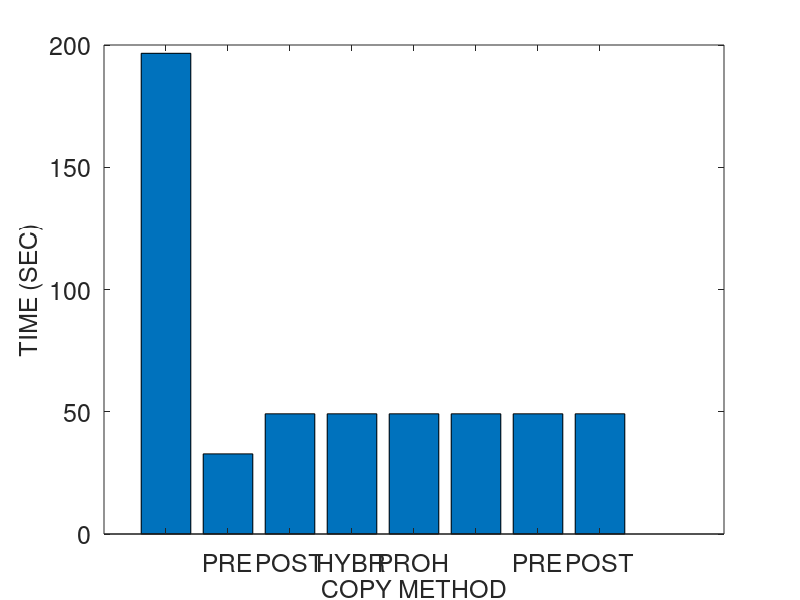
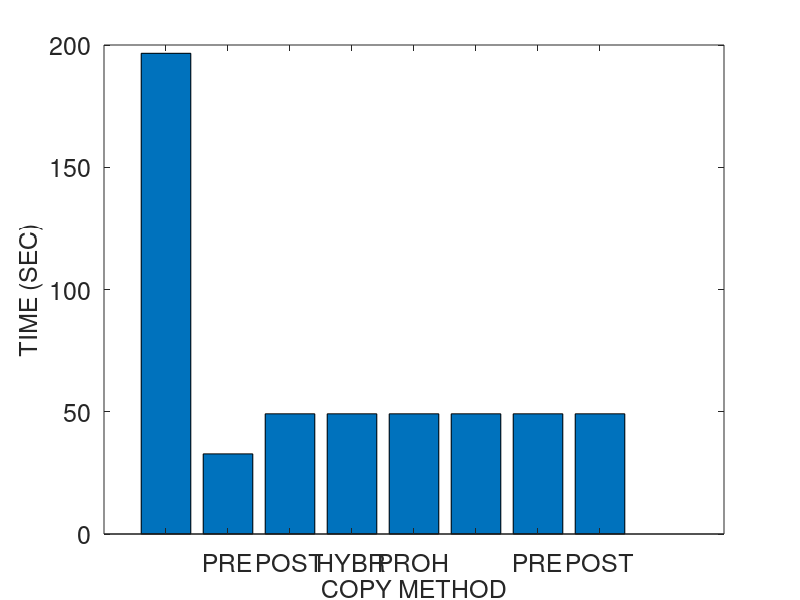
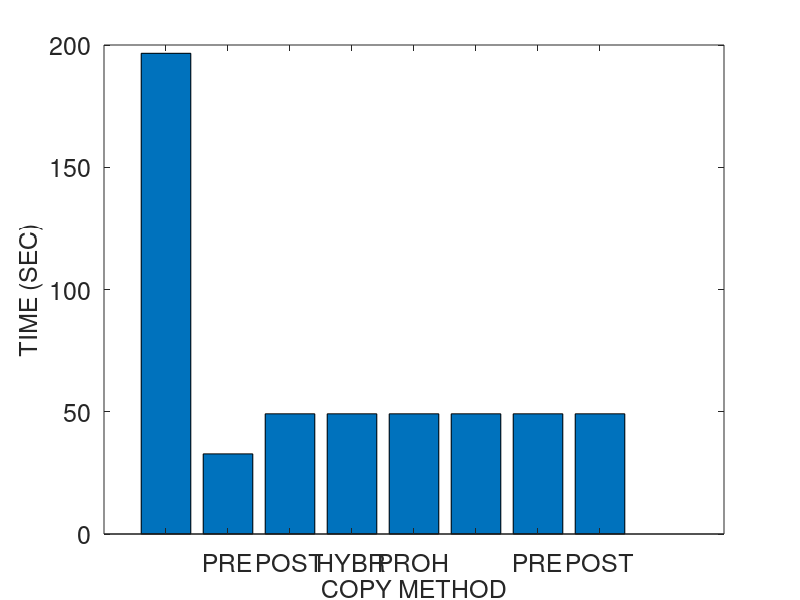
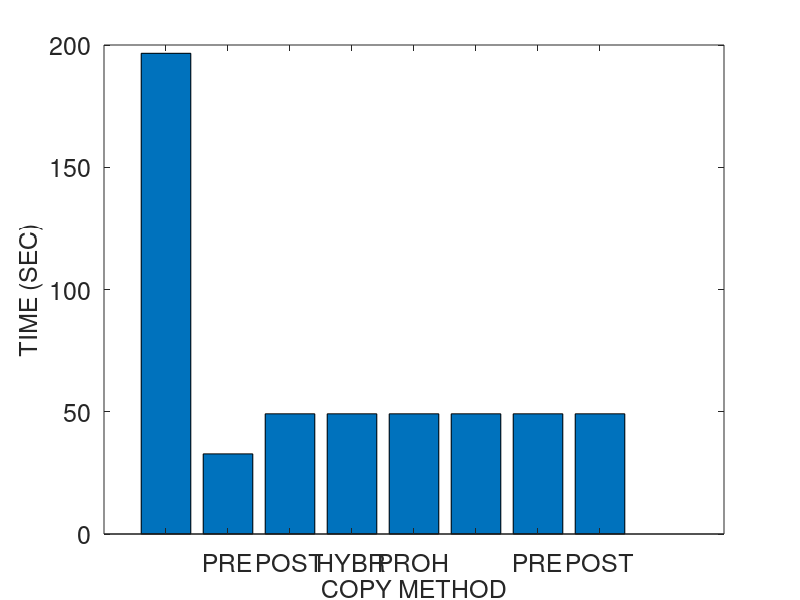

Reproduce these figures in MATLAB, in order.
% basic hybrid copy migration
% memory size in MB
r = 4096
r *= 1024 % convert to KB

% page dirty rate in percent (%): against to total memory pages
readrate = 50
prefix = strcat ("M4G_R", num2str(readrate))
readrate /= 100

dirtyrate = 50 
prefix = strcat (prefix, "_W", num2str(dirtyrate))
dirtyrate /= 100

% prediction accuracy 0 through 1
acc = 1

pagesize = 4 % in KB
numpages = r / pagesize

% delta compression rate
comp = 0.5 

% amount of CPU and device states in KB 
scinfo = 100

% working set size in number of pages
wss = numpages * 0.25

% 0: zero, 1: read, 2: dirtied, 3: inactive data
mem = zeros(1, numpages);

run = 1

%prefix = strcat (prefix, "_acc", num2str(acc), "_r", num2str(run))

% bandwidth in gbps
b = 1000 
b = b * 1024/8 % convert to KB

fontsize = 18
%fontsize = 20

totaltime = 0;
downtime = 0;
totaldata = 0;

A = zeros(4, 3);

%%%%%%%%%%%%%%%%%%%%%%%%%%%%%%
% precopy migration
%%%%%%%%%%%%%%%%%%%%%%%%%%%%%%
fprintf('\n')
disp('==================== Precopy migration ====================')
% iterations
present = numpages * pagesize
iter = 0
while present > 50 && iter < 29 && totaldata < 4*r
	pretime = present / b
	totaltime += pretime
	totaldata += present
	present = numpages * pagesize * dirtyrate 
	%dirts = wss * dirtyrate
	iter += 1
end

% stop-and-copy phase
% stop conditions: 29 iterations, 50 pages, 4 memory size sent
scsent = scinfo + present * pagesize
downtime = scsent / b
totaltime += downtime
totaldata += scsent

% network fault rate
NFR = 0

A (1, 1) = totaltime;
A (1, 2) = downtime;
A (1, 3) = totaldata;

%%%%%%%%%%%%%%%%%%%%%%%%%%%%%%
% postcopy migration
%%%%%%%%%%%%%%%%%%%%%%%%%%%%%%
fprintf('\n')
disp('===================== Postcopy migration ======================')
totaltime = 0;
downtime = 0;
totaldata = 0;

% stop-and-copy phase
scsent = scinfo
downtime = scsent / b
totaltime += downtime
totaldata += scsent

% prepaging (bubbling) and on-demand paging
postsent = r
posttime = postsent/b
totaltime += posttime
totaldata += postsent
% network fault rate
NFR = 0.2

A (2, 1) = totaltime;
A (2, 2) = downtime;
A (2, 3) = totaldata;

%%%%%%%%%%%%%%%%%%%%%%%%%%%%%%
% hybrid copy migration
%%%%%%%%%%%%%%%%%%%%%%%%%%%%%%
fprintf('\n')
disp('==================== Hybrid copy migration ====================')
totaltime = 0;
downtime = 0;
totaldata = 0;

% precopy phase: single iteration
present = r
pretime = present / b
totaltime += pretime
totaldata += present

% stop-and-copy phase
bitmapsize = 500 % KB
scsent = scinfo + bitmapsize
downtime = scsent / b
totaltime += downtime
totaldata += scsent

% postcopy phase: prepaging (bubbling) and on-demand paging
%dirts = wss * dirtyrate
dirts = numpages * dirtyrate
postsent = dirts * pagesize
posttime = postsent/b
totaltime += posttime
totaldata += postsent
% network fault rate
NFR = 0.2

A (3, 1) = totaltime;
A (3, 2) = downtime;
A (3, 3) = totaldata;

%%%%%%%%%%%%%%%%%%%%%%%%%%%%%%
% proactive hybrid copy migration
%%%%%%%%%%%%%%%%%%%%%%%%%%%%%%
%disp(char(10))
fprintf('\n')
disp('=============== Proactive hybrid copy migration ================')

function f = prohybrid(acc)
global wss numpages readrate dirtyrate pagesize b scinfo

totaltime = 0;
downtime = 0;
totaldata = 0;

% precopy phase
% LRU, PFR

% scan the dirtied pages
% for dirtied pages
% 	mark dirtied (1)
% 	mem(random (1, wss * 0.1))	
%randperm(int64(wss * 0.1));
% for read pages
% 	mark read (2)
% 	mem (random (wss * 0.1, wss * 0.2))

% for pages
% 	predict read/write

% send the pages most likely to be read and least likely to be dirtied
% do not send the pages most likely to be dirtied
% construct queue with the order of p1/p2
%reads = numpages * 0.4 
% total read rate = wss * read_rate = 0.25 * 0.16 = 0.04 (4%)
%read_rate = 0.16
%read_rate = 0.04 % 4% of total memory
% total write rate = wss * write_rate = 0.25 * 0.16 = 0.04 (4%)
%write_rate = 0.16
%write_rate = 0.04 % 4% of total memory
% simple case: readonly pages (RO) - zero dirtied pages 
%RO = 0.3
pred_pages = numpages * readrate * acc

% LRU
% for LRU queue
% 	mark sent
%	insert the pages into cache and perform delta compression

present = pred_pages * pagesize
pretime = present/b
totaltime += pretime
totaldata += present

% stop-and-copy phase
% send the CPU and device states
bitmapsize = 500 % KB
scsent = scinfo + bitmapsize
downtime = scsent/b
totaltime += downtime
totaldata += scsent

% postcopy phase
postsent = (numpages - pred_pages) * pagesize

% exclude the predicted dirtied pages 
pred_dirts = numpages * dirtyrate * acc
postsent = (numpages - pred_pages - pred_dirts) * pagesize
posttime = postsent/b
totaltime += posttime
totaldata += postsent
end

% network fault rate
NFR = 0.2

A (4, 1) = totaltime;
A (4, 2) = downtime;
A (4, 3) = totaldata;

acc = 0.75
prohybrid(acc);
A (5, 1) = totaltime;
A (5, 2) = downtime;
A (5, 3) = totaldata;

acc = 0.5
A (6, 1) = totaltime;
A (6, 2) = downtime;
A (6, 3) = totaldata;

acc = 0.25
A (7, 1) = totaltime;
A (7, 2) = downtime;
A (7, 3) = totaldata;

acc = 0
A (8, 1) = totaltime;
A (8, 2) = downtime;
A (8, 3) = totaldata;

%%%%%%%%%%%%%%%%%%%%%%%%%%%%%%%%%%%%%%%%%%%%%%%%%%%%%%%
%                     plotting
% precopy
% postcopy
% hybrid
% pro-hybrid
%%%%%%%%%%%%%%%%%%%%%%%%%%%%%%%%%%%%%%%%%%%%%%%%%%%%%%%

%prefix = "M4G_R14W14_acc100_r1"
%prefix = strcat ("M4G_R", readrate, "W", dirtyrate, "acc", acc, "r", run)
%prefix = strcat (prefix, "W")
%prefix = strcat (prefix, dirtyrate)

dlmwrite (prefix, A, ' ')

%%%%%%%%%%%%%%%%%%%% total time %%%%%%%%%%%%%%%%%%%%%%
figure;
output = strcat(prefix, ".tt");
%output = prefix
x = ['PRECOPY', 'POSTCOPY', 'HYBRID', 'PRO-HYBRID'];
x = {'', 'PRE', 'POST', 'HYBR', 'PROH', ''};
x = {'', 'PRE', 'POST', 'HYBR', 'PROH'};
%x = 1:1:length(A);
%plot(x, A(:,2)/1000000, x, A(:,3)/1000000, '-.*');
%plot(A(:,2));

%xtics = 1:4:16
%bar(xtics, A(:,1))
bar(A(:,1))
set(gca, 'XTickLabel', x, 'FontSize', fontsize)
xlabel('COPY METHOD', 'FontSize', fontsize);
ylabel('TIME (SEC)', 'FontSize', fontsize);
%legend('PRECOPY', 'POSTCOPY', 'HYBRID', 'PRO-HYBRID');
%bar(x, A(:,1))

saveas (1, strcat(output, ".png"));
saveas (1, strcat(output, ".eps"));
saveas (1, strcat(output, ".emf"));

%%%%%%%%%%%%%%%%%%%% downtime %%%%%%%%%%%%%%%%%%%%%%
figure;
output = strcat(prefix, ".dt");

bar(A(:,2))
set(gca, 'XTickLabel', x, 'FontSize', fontsize)
xlabel('COPY METHOD', 'FontSize', fontsize);
ylabel('TIME (SEC)', 'FontSize', fontsize);

saveas (1, strcat(output, ".png"));
saveas (1, strcat(output, ".eps"));
saveas (1, strcat(output, ".emf"));

%%%%%%%%%%%%%%%%%%%% total data %%%%%%%%%%%%%%%%%%%%%%
figure;
output = strcat(prefix, ".td");

bar(A(:,3))
set(gca, 'XTickLabel', x, 'FontSize', fontsize)
xlabel('COPY METHOD', 'FontSize', fontsize);
ylabel('SIZE (KB)', 'FontSize', fontsize);

saveas (1, strcat(output, ".png"));
saveas (1, strcat(output, ".eps"));
saveas (1, strcat(output, ".emf"));
